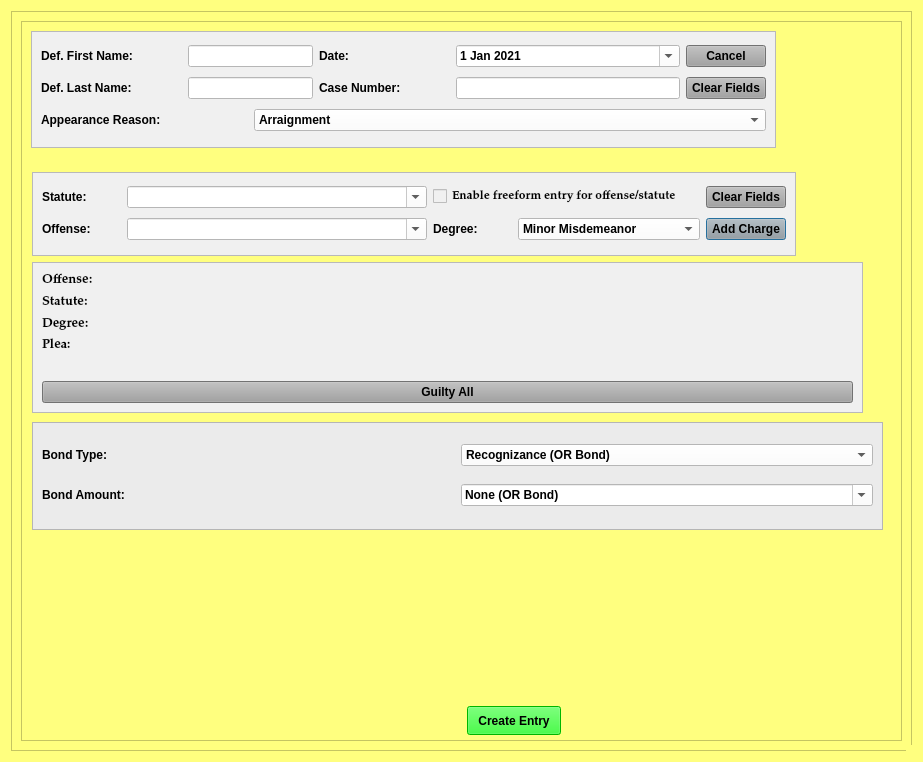
<?xml version="1.0" encoding="UTF-8"?>
<ui version="4.0">
 <class>LeapPleaLongDialog</class>
 <widget class="QDialog" name="LeapPleaLongDialog">
  <property name="windowModality">
   <enum>Qt::NonModal</enum>
  </property>
  <property name="geometry">
   <rect>
    <x>0</x>
    <y>0</y>
    <width>923</width>
    <height>762</height>
   </rect>
  </property>
  <property name="sizePolicy">
   <sizepolicy hsizetype="Fixed" vsizetype="Preferred">
    <horstretch>0</horstretch>
    <verstretch>0</verstretch>
   </sizepolicy>
  </property>
  <property name="minimumSize">
   <size>
    <width>0</width>
    <height>0</height>
   </size>
  </property>
  <property name="maximumSize">
   <size>
    <width>2500</width>
    <height>3500</height>
   </size>
  </property>
  <property name="palette">
   <palette>
    <active>
     <colorrole role="Button">
      <brush brushstyle="SolidPattern">
       <color alpha="255">
        <red>255</red>
        <green>255</green>
        <blue>127</blue>
       </color>
      </brush>
     </colorrole>
     <colorrole role="Base">
      <brush brushstyle="SolidPattern">
       <color alpha="255">
        <red>255</red>
        <green>255</green>
        <blue>127</blue>
       </color>
      </brush>
     </colorrole>
     <colorrole role="Window">
      <brush brushstyle="SolidPattern">
       <color alpha="255">
        <red>255</red>
        <green>255</green>
        <blue>127</blue>
       </color>
      </brush>
     </colorrole>
    </active>
    <inactive>
     <colorrole role="Button">
      <brush brushstyle="SolidPattern">
       <color alpha="255">
        <red>255</red>
        <green>255</green>
        <blue>127</blue>
       </color>
      </brush>
     </colorrole>
     <colorrole role="Base">
      <brush brushstyle="SolidPattern">
       <color alpha="255">
        <red>255</red>
        <green>255</green>
        <blue>127</blue>
       </color>
      </brush>
     </colorrole>
     <colorrole role="Window">
      <brush brushstyle="SolidPattern">
       <color alpha="255">
        <red>255</red>
        <green>255</green>
        <blue>127</blue>
       </color>
      </brush>
     </colorrole>
    </inactive>
    <disabled>
     <colorrole role="Button">
      <brush brushstyle="SolidPattern">
       <color alpha="255">
        <red>255</red>
        <green>255</green>
        <blue>127</blue>
       </color>
      </brush>
     </colorrole>
     <colorrole role="Base">
      <brush brushstyle="SolidPattern">
       <color alpha="255">
        <red>255</red>
        <green>255</green>
        <blue>127</blue>
       </color>
      </brush>
     </colorrole>
     <colorrole role="Window">
      <brush brushstyle="SolidPattern">
       <color alpha="255">
        <red>255</red>
        <green>255</green>
        <blue>127</blue>
       </color>
      </brush>
     </colorrole>
    </disabled>
   </palette>
  </property>
  <property name="font">
   <font>
    <family>Palatino Linotype</family>
    <pointsize>10</pointsize>
    <weight>75</weight>
    <italic>false</italic>
    <bold>true</bold>
   </font>
  </property>
  <property name="windowTitle">
   <string>Leap Plea Case Information</string>
  </property>
  <property name="toolTip">
   <string/>
  </property>
  <property name="styleSheet">
   <string notr="true">background-color: rgb(255, 255, 127);
font: 75 10pt &quot;Palatino Linotype&quot;;
font-weight: bold;</string>
  </property>
  <property name="sizeGripEnabled">
   <bool>true</bool>
  </property>
  <property name="modal">
   <bool>true</bool>
  </property>
  <layout class="QVBoxLayout" name="verticalLayout" stretch="2">
   <item>
    <widget class="QFrame" name="frame_4">
     <property name="styleSheet">
      <string notr="true">background-color: rgb(255, 255, 127);</string>
     </property>
     <property name="frameShape">
      <enum>QFrame::StyledPanel</enum>
     </property>
     <property name="frameShadow">
      <enum>QFrame::Raised</enum>
     </property>
     <layout class="QGridLayout" name="gridLayout_4">
      <item row="0" column="0">
       <widget class="QScrollArea" name="scrollArea">
        <property name="focusPolicy">
         <enum>Qt::NoFocus</enum>
        </property>
        <property name="widgetResizable">
         <bool>true</bool>
        </property>
        <widget class="QWidget" name="scrollAreaWidgetContents">
         <property name="geometry">
          <rect>
           <x>0</x>
           <y>0</y>
           <width>883</width>
           <height>722</height>
          </rect>
         </property>
         <widget class="QFrame" name="frame_3">
          <property name="geometry">
           <rect>
            <x>9</x>
            <y>9</y>
            <width>745</width>
            <height>117</height>
           </rect>
          </property>
          <property name="styleSheet">
           <string notr="true">background-color: rgb(240, 240, 240);</string>
          </property>
          <property name="frameShape">
           <enum>QFrame::StyledPanel</enum>
          </property>
          <property name="frameShadow">
           <enum>QFrame::Raised</enum>
          </property>
          <layout class="QGridLayout" name="gridLayout">
           <item row="0" column="0">
            <widget class="QLabel" name="label">
             <property name="minimumSize">
              <size>
               <width>141</width>
               <height>0</height>
              </size>
             </property>
             <property name="text">
              <string>Def. First Name:</string>
             </property>
            </widget>
           </item>
           <item row="0" column="1" colspan="2">
            <widget class="QLineEdit" name="defendant_first_name_lineEdit">
             <property name="maximumSize">
              <size>
               <width>500</width>
               <height>16777215</height>
              </size>
             </property>
             <property name="styleSheet">
              <string notr="true">background-color: rgb(255, 255, 255);</string>
             </property>
            </widget>
           </item>
           <item row="0" column="3">
            <widget class="QLabel" name="label_26">
             <property name="text">
              <string>Date:</string>
             </property>
            </widget>
           </item>
           <item row="0" column="4">
            <widget class="QDateEdit" name="plea_trial_date">
             <property name="focusPolicy">
              <enum>Qt::NoFocus</enum>
             </property>
             <property name="styleSheet">
              <string notr="true">background-color: rgb(255, 255, 255);</string>
             </property>
             <property name="minimumDate">
              <date>
               <year>2021</year>
               <month>1</month>
               <day>1</day>
              </date>
             </property>
             <property name="calendarPopup">
              <bool>true</bool>
             </property>
             <property name="date">
              <date>
               <year>2021</year>
               <month>1</month>
               <day>1</day>
              </date>
             </property>
            </widget>
           </item>
           <item row="0" column="5">
            <widget class="QPushButton" name="cancel_Button">
             <property name="focusPolicy">
              <enum>Qt::NoFocus</enum>
             </property>
             <property name="styleSheet">
              <string notr="true">background-color: rgb(160, 160, 160);</string>
             </property>
             <property name="text">
              <string>Cancel</string>
             </property>
            </widget>
           </item>
           <item row="1" column="0">
            <widget class="QLabel" name="label_2">
             <property name="minimumSize">
              <size>
               <width>141</width>
               <height>0</height>
              </size>
             </property>
             <property name="text">
              <string>Def. Last Name:</string>
             </property>
            </widget>
           </item>
           <item row="1" column="1" colspan="2">
            <widget class="QLineEdit" name="defendant_last_name_lineEdit">
             <property name="enabled">
              <bool>true</bool>
             </property>
             <property name="styleSheet">
              <string notr="true">background-color: rgb(255, 255, 255);</string>
             </property>
            </widget>
           </item>
           <item row="1" column="3">
            <widget class="QLabel" name="label_3">
             <property name="minimumSize">
              <size>
               <width>131</width>
               <height>0</height>
              </size>
             </property>
             <property name="text">
              <string>Case Number:</string>
             </property>
            </widget>
           </item>
           <item row="1" column="4">
            <widget class="QLineEdit" name="case_number_lineEdit">
             <property name="maximumSize">
              <size>
               <width>500</width>
               <height>16777215</height>
              </size>
             </property>
             <property name="styleSheet">
              <string notr="true">background-color: rgb(255, 255, 255);</string>
             </property>
            </widget>
           </item>
           <item row="1" column="5">
            <widget class="QPushButton" name="clear_fields_case_Button">
             <property name="focusPolicy">
              <enum>Qt::NoFocus</enum>
             </property>
             <property name="styleSheet">
              <string notr="true">background-color: rgb(160, 160, 160);</string>
             </property>
             <property name="text">
              <string>Clear Fields</string>
             </property>
            </widget>
           </item>
           <item row="2" column="0" colspan="2">
            <widget class="QLabel" name="label_5">
             <property name="text">
              <string>Appearance Reason:</string>
             </property>
            </widget>
           </item>
           <item row="2" column="2" colspan="4">
            <widget class="QComboBox" name="appearance_reason_box">
             <property name="styleSheet">
              <string notr="true">background-color: rgb(255, 255, 255);</string>
             </property>
             <item>
              <property name="text">
               <string>Arraignment</string>
              </property>
             </item>
             <item>
              <property name="text">
               <string>Motion Hearing</string>
              </property>
             </item>
            </widget>
           </item>
          </layout>
         </widget>
         <widget class="QFrame" name="frame">
          <property name="geometry">
           <rect>
            <x>10</x>
            <y>150</y>
            <width>764</width>
            <height>84</height>
           </rect>
          </property>
          <property name="styleSheet">
           <string notr="true">background-color: rgb(240, 240, 240);</string>
          </property>
          <property name="frameShape">
           <enum>QFrame::StyledPanel</enum>
          </property>
          <property name="frameShadow">
           <enum>QFrame::Raised</enum>
          </property>
          <layout class="QGridLayout" name="gridLayout_2">
           <item row="0" column="0">
            <widget class="QLabel" name="label_6">
             <property name="text">
              <string>Statute:</string>
             </property>
            </widget>
           </item>
           <item row="0" column="1">
            <widget class="QComboBox" name="statute_choice_box">
             <property name="enabled">
              <bool>true</bool>
             </property>
             <property name="minimumSize">
              <size>
               <width>300</width>
               <height>0</height>
              </size>
             </property>
             <property name="focusPolicy">
              <enum>Qt::WheelFocus</enum>
             </property>
             <property name="styleSheet">
              <string notr="true">background-color: rgb(255, 255, 255);</string>
             </property>
             <property name="editable">
              <bool>true</bool>
             </property>
            </widget>
           </item>
           <item row="0" column="2" colspan="2">
            <widget class="QCheckBox" name="freeform_entry_checkBox">
             <property name="font">
              <font>
               <family>Palatino Linotype</family>
               <pointsize>9</pointsize>
               <weight>9</weight>
               <italic>false</italic>
               <bold>false</bold>
              </font>
             </property>
             <property name="focusPolicy">
              <enum>Qt::NoFocus</enum>
             </property>
             <property name="styleSheet">
              <string notr="true">font: 75 9pt &quot;Palatino Linotype&quot;;</string>
             </property>
             <property name="text">
              <string>Enable freeform entry for offense/statute</string>
             </property>
            </widget>
           </item>
           <item row="0" column="4">
            <widget class="QPushButton" name="clear_fields_charge_Button">
             <property name="focusPolicy">
              <enum>Qt::NoFocus</enum>
             </property>
             <property name="styleSheet">
              <string notr="true">background-color: rgb(160, 160, 160);</string>
             </property>
             <property name="text">
              <string>Clear Fields</string>
             </property>
            </widget>
           </item>
           <item row="1" column="0">
            <widget class="QLabel" name="label_15">
             <property name="text">
              <string>Offense:</string>
             </property>
            </widget>
           </item>
           <item row="1" column="1">
            <widget class="QComboBox" name="offense_choice_box">
             <property name="minimumSize">
              <size>
               <width>300</width>
               <height>0</height>
              </size>
             </property>
             <property name="styleSheet">
              <string notr="true">background-color: rgb(255, 255, 255);</string>
             </property>
             <property name="editable">
              <bool>true</bool>
             </property>
            </widget>
           </item>
           <item row="1" column="2">
            <widget class="QLabel" name="label_23">
             <property name="text">
              <string>Degree:</string>
             </property>
            </widget>
           </item>
           <item row="1" column="3">
            <widget class="QComboBox" name="degree_choice_box">
             <property name="enabled">
              <bool>true</bool>
             </property>
             <property name="focusPolicy">
              <enum>Qt::NoFocus</enum>
             </property>
             <property name="styleSheet">
              <string notr="true">background-color: rgb(255, 255, 255);</string>
             </property>
             <item>
              <property name="text">
               <string>Minor Misdemeanor</string>
              </property>
             </item>
             <item>
              <property name="text">
               <string>M1</string>
              </property>
             </item>
             <item>
              <property name="text">
               <string>M2</string>
              </property>
             </item>
             <item>
              <property name="text">
               <string>M3</string>
              </property>
             </item>
             <item>
              <property name="text">
               <string>M4</string>
              </property>
             </item>
             <item>
              <property name="text">
               <string>Unclassified Misdemeanor</string>
              </property>
             </item>
            </widget>
           </item>
           <item row="1" column="4">
            <widget class="QPushButton" name="add_charge_Button">
             <property name="styleSheet">
              <string notr="true">background-color: rgb(160, 160, 160);</string>
             </property>
             <property name="text">
              <string>Add Charge</string>
             </property>
            </widget>
           </item>
          </layout>
         </widget>
         <widget class="QFrame" name="frame_6">
          <property name="geometry">
           <rect>
            <x>10</x>
            <y>240</y>
            <width>831</width>
            <height>151</height>
           </rect>
          </property>
          <property name="styleSheet">
           <string notr="true">background-color: rgb(240, 240, 240);</string>
          </property>
          <property name="frameShape">
           <enum>QFrame::StyledPanel</enum>
          </property>
          <property name="frameShadow">
           <enum>QFrame::Raised</enum>
          </property>
          <layout class="QGridLayout" name="gridLayout_3">
           <item row="0" column="0">
            <layout class="QGridLayout" name="charges_gridLayout">
             <item row="1" column="0">
              <widget class="QLabel" name="label_20">
               <property name="font">
                <font>
                 <family>Palatino Linotype</family>
                 <pointsize>10</pointsize>
                 <weight>75</weight>
                 <italic>false</italic>
                 <bold>true</bold>
                </font>
               </property>
               <property name="text">
                <string>Statute:</string>
               </property>
              </widget>
             </item>
             <item row="2" column="0">
              <widget class="QLabel" name="label_21">
               <property name="font">
                <font>
                 <family>Palatino Linotype</family>
                 <pointsize>10</pointsize>
                 <weight>75</weight>
                 <italic>false</italic>
                 <bold>true</bold>
                </font>
               </property>
               <property name="text">
                <string>Degree:</string>
               </property>
              </widget>
             </item>
             <item row="3" column="0">
              <widget class="QLabel" name="plea_label_1">
               <property name="font">
                <font>
                 <family>Palatino Linotype</family>
                 <pointsize>10</pointsize>
                 <weight>75</weight>
                 <italic>false</italic>
                 <bold>true</bold>
                </font>
               </property>
               <property name="text">
                <string>Plea:</string>
               </property>
              </widget>
             </item>
             <item row="0" column="0">
              <widget class="QLabel" name="offense_label_1">
               <property name="font">
                <font>
                 <family>Palatino Linotype</family>
                 <pointsize>10</pointsize>
                 <weight>75</weight>
                 <italic>false</italic>
                 <bold>true</bold>
                </font>
               </property>
               <property name="text">
                <string>Offense:</string>
               </property>
               <property name="wordWrap">
                <bool>true</bool>
               </property>
              </widget>
             </item>
             <item row="4" column="0">
              <widget class="QLabel" name="label_4">
               <property name="text">
                <string/>
               </property>
              </widget>
             </item>
            </layout>
           </item>
           <item row="1" column="0">
            <widget class="QPushButton" name="guilty_all_Button">
             <property name="focusPolicy">
              <enum>Qt::NoFocus</enum>
             </property>
             <property name="styleSheet">
              <string notr="true">background-color: rgb(160, 160, 160);</string>
             </property>
             <property name="text">
              <string>Guilty All</string>
             </property>
            </widget>
           </item>
          </layout>
         </widget>
         <widget class="QPushButton" name="create_entry_Button">
          <property name="geometry">
           <rect>
            <x>445</x>
            <y>684</y>
            <width>94</width>
            <height>29</height>
           </rect>
          </property>
          <property name="styleSheet">
           <string notr="true">background-color: rgb(0, 255, 0);</string>
          </property>
          <property name="text">
           <string>Create Entry</string>
          </property>
          <property name="autoDefault">
           <bool>false</bool>
          </property>
         </widget>
         <widget class="QFrame" name="frame_5">
          <property name="geometry">
           <rect>
            <x>10</x>
            <y>400</y>
            <width>851</width>
            <height>108</height>
           </rect>
          </property>
          <property name="styleSheet">
           <string notr="true">background-color: rgb(235, 235, 235);</string>
          </property>
          <property name="frameShape">
           <enum>QFrame::StyledPanel</enum>
          </property>
          <property name="frameShadow">
           <enum>QFrame::Raised</enum>
          </property>
          <layout class="QGridLayout" name="gridLayout_5">
           <item row="1" column="0">
            <widget class="QLabel" name="label_9">
             <property name="text">
              <string>Bond Amount:</string>
             </property>
            </widget>
           </item>
           <item row="0" column="1">
            <widget class="QComboBox" name="bond_type_box">
             <property name="styleSheet">
              <string notr="true">background-color: rgb(255, 255, 255);</string>
             </property>
             <item>
              <property name="text">
               <string>Recognizance (OR Bond)</string>
              </property>
             </item>
             <item>
              <property name="text">
               <string>10% Deposit, Cash or Surety</string>
              </property>
             </item>
             <item>
              <property name="text">
               <string>Cash or Surety</string>
              </property>
             </item>
            </widget>
           </item>
           <item row="0" column="0">
            <widget class="QLabel" name="label_8">
             <property name="text">
              <string>Bond Type:</string>
             </property>
            </widget>
           </item>
           <item row="1" column="1">
            <widget class="QComboBox" name="bond_amount_box">
             <property name="font">
              <font>
               <family>Palatino Linotype</family>
               <pointsize>10</pointsize>
               <weight>75</weight>
               <italic>false</italic>
               <bold>true</bold>
              </font>
             </property>
             <property name="styleSheet">
              <string notr="true">background-color: rgb(255, 255, 255);</string>
             </property>
             <property name="editable">
              <bool>true</bool>
             </property>
             <item>
              <property name="text">
               <string>None (OR Bond)</string>
              </property>
             </item>
             <item>
              <property name="text">
               <string>$1,500</string>
              </property>
             </item>
             <item>
              <property name="text">
               <string>$2,000</string>
              </property>
             </item>
             <item>
              <property name="text">
               <string>$2,500</string>
              </property>
             </item>
             <item>
              <property name="text">
               <string>$3,000</string>
              </property>
             </item>
             <item>
              <property name="text">
               <string>$3,500</string>
              </property>
             </item>
             <item>
              <property name="text">
               <string>$5,000</string>
              </property>
             </item>
             <item>
              <property name="text">
               <string>$10,000</string>
              </property>
             </item>
            </widget>
           </item>
          </layout>
         </widget>
        </widget>
       </widget>
      </item>
     </layout>
    </widget>
   </item>
  </layout>
 </widget>
 <tabstops>
  <tabstop>defendant_first_name_lineEdit</tabstop>
  <tabstop>defendant_last_name_lineEdit</tabstop>
  <tabstop>case_number_lineEdit</tabstop>
  <tabstop>statute_choice_box</tabstop>
  <tabstop>offense_choice_box</tabstop>
  <tabstop>add_charge_Button</tabstop>
  <tabstop>create_entry_Button</tabstop>
  <tabstop>scrollArea</tabstop>
 </tabstops>
 <resources/>
 <connections/>
 <slots>
  <slot>create_entry()</slot>
  <slot>continue_dialog()</slot>
  <slot>close_window()</slot>
  <slot>set_dialog()</slot>
  <slot>update_case_information()</slot>
  <slot>ovi_dialog()</slot>
  <slot>sentencing_dialog()</slot>
  <slot>proceed_to_sentencing()</slot>
  <slot>proceed_to_ovi()</slot>
  <slot>add_charge()</slot>
  <slot>set_statute()</slot>
  <slot>set_pay_date()</slot>
  <slot>amend_offense()</slot>
  <slot>set_offense()</slot>
  <slot>add_charge_to_view()</slot>
  <slot>delete_charge()</slot>
  <slot>delete_charge_from_view()</slot>
  <slot>close_event()</slot>
  <slot>set_fra_in_file()</slot>
  <slot>set_fra_in_court()</slot>
  <slot>start_add_conditions_dialog()</slot>
  <slot>start_amend_offense_dialog()</slot>
 </slots>
</ui>
